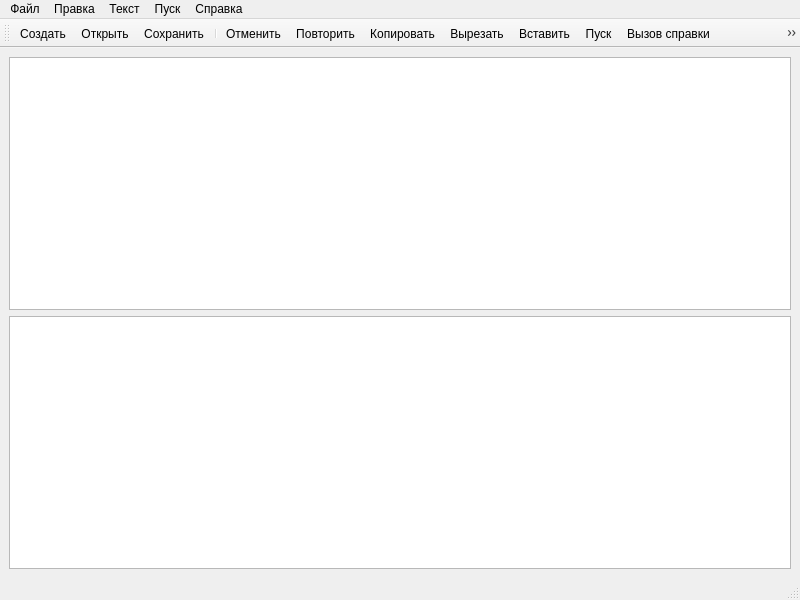
<?xml version="1.0" encoding="UTF-8"?>
<ui version="4.0">
 <class>MainWindow</class>
 <widget class="QMainWindow" name="MainWindow">
  <property name="geometry">
   <rect>
    <x>0</x>
    <y>0</y>
    <width>800</width>
    <height>600</height>
   </rect>
  </property>
  <property name="windowTitle">
   <string>Compiler</string>
  </property>
  <widget class="QWidget" name="centralwidget">
   <layout class="QGridLayout" name="gridLayout">
    <item row="0" column="0">
     <widget class="QTextEdit" name="textEdit"/>
    </item>
    <item row="1" column="0">
     <widget class="QTableWidget" name="tableWidget"/>
    </item>
   </layout>
  </widget>
  <widget class="QMenuBar" name="menubar">
   <property name="geometry">
    <rect>
     <x>0</x>
     <y>0</y>
     <width>800</width>
     <height>21</height>
    </rect>
   </property>
   <widget class="QMenu" name="menu">
    <property name="title">
     <string>Файл</string>
    </property>
    <addaction name="action_new"/>
    <addaction name="action_open"/>
    <addaction name="action_save"/>
    <addaction name="action_save_as"/>
    <addaction name="action_exit"/>
   </widget>
   <widget class="QMenu" name="menu_2">
    <property name="title">
     <string>Правка</string>
    </property>
    <addaction name="action_undo"/>
    <addaction name="action_repeat"/>
    <addaction name="action_cut"/>
    <addaction name="action_copy"/>
    <addaction name="action_paste"/>
    <addaction name="action_delete"/>
   </widget>
   <widget class="QMenu" name="menu_3">
    <property name="title">
     <string>Текст</string>
    </property>
    <addaction name="action_task"/>
    <addaction name="action_grammar"/>
    <addaction name="action_class_gramm"/>
    <addaction name="action_method"/>
    <addaction name="action_test_ex"/>
    <addaction name="action_libs"/>
    <addaction name="action_code"/>
   </widget>
   <widget class="QMenu" name="menu_4">
    <property name="title">
     <string>Пуск</string>
    </property>
    <addaction name="action_run"/>
   </widget>
   <widget class="QMenu" name="menu_5">
    <property name="title">
     <string>Справка</string>
    </property>
    <addaction name="action_info"/>
    <addaction name="action_about"/>
   </widget>
   <addaction name="menu"/>
   <addaction name="menu_2"/>
   <addaction name="menu_3"/>
   <addaction name="menu_4"/>
   <addaction name="menu_5"/>
  </widget>
  <widget class="QStatusBar" name="statusbar"/>
  <widget class="QToolBar" name="toolBar">
   <property name="windowTitle">
    <string>toolBar</string>
   </property>
   <attribute name="toolBarArea">
    <enum>TopToolBarArea</enum>
   </attribute>
   <attribute name="toolBarBreak">
    <bool>false</bool>
   </attribute>
   <addaction name="action_new"/>
   <addaction name="action_open"/>
   <addaction name="action_save"/>
   <addaction name="separator"/>
   <addaction name="action_undo"/>
   <addaction name="action_repeat"/>
   <addaction name="action_copy"/>
   <addaction name="action_cut"/>
   <addaction name="action_paste"/>
   <addaction name="action_run"/>
   <addaction name="action_info"/>
   <addaction name="action_about"/>
   <addaction name="separator"/>
  </widget>
  <action name="action_new">
   <property name="checkable">
    <bool>false</bool>
   </property>
   <property name="icon">
    <iconset theme="QIcon::ThemeIcon::DocumentNew"/>
   </property>
   <property name="text">
    <string>Создать</string>
   </property>
   <property name="visible">
    <bool>true</bool>
   </property>
  </action>
  <action name="action_open">
   <property name="icon">
    <iconset theme="QIcon::ThemeIcon::DocumentOpen"/>
   </property>
   <property name="text">
    <string>Открыть</string>
   </property>
  </action>
  <action name="action_save">
   <property name="icon">
    <iconset theme="QIcon::ThemeIcon::DocumentSave"/>
   </property>
   <property name="text">
    <string>Сохранить</string>
   </property>
  </action>
  <action name="action_save_as">
   <property name="icon">
    <iconset theme="QIcon::ThemeIcon::DocumentSaveAs"/>
   </property>
   <property name="text">
    <string>Сохранить как</string>
   </property>
  </action>
  <action name="action_exit">
   <property name="icon">
    <iconset theme="QIcon::ThemeIcon::ApplicationExit"/>
   </property>
   <property name="text">
    <string>Выход</string>
   </property>
  </action>
  <action name="action_undo">
   <property name="icon">
    <iconset theme="QIcon::ThemeIcon::EditUndo"/>
   </property>
   <property name="text">
    <string>Отменить</string>
   </property>
  </action>
  <action name="action_repeat">
   <property name="icon">
    <iconset theme="QIcon::ThemeIcon::ViewRestore"/>
   </property>
   <property name="text">
    <string>Повторить</string>
   </property>
  </action>
  <action name="action_cut">
   <property name="icon">
    <iconset theme="QIcon::ThemeIcon::EditCut"/>
   </property>
   <property name="text">
    <string>Вырезать</string>
   </property>
  </action>
  <action name="action_copy">
   <property name="icon">
    <iconset theme="QIcon::ThemeIcon::EditCopy"/>
   </property>
   <property name="text">
    <string>Копировать</string>
   </property>
  </action>
  <action name="action_paste">
   <property name="icon">
    <iconset theme="QIcon::ThemeIcon::EditPaste"/>
   </property>
   <property name="text">
    <string>Вставить</string>
   </property>
  </action>
  <action name="action_delete">
   <property name="icon">
    <iconset theme="QIcon::ThemeIcon::EditDelete"/>
   </property>
   <property name="text">
    <string>Удалить</string>
   </property>
  </action>
  <action name="action_task">
   <property name="text">
    <string>Постановка задачи</string>
   </property>
  </action>
  <action name="action_grammar">
   <property name="text">
    <string>Грамматика</string>
   </property>
  </action>
  <action name="action_class_gramm">
   <property name="text">
    <string>Классификация грамматики</string>
   </property>
  </action>
  <action name="action_method">
   <property name="text">
    <string>Метод анализа</string>
   </property>
  </action>
  <action name="action_test_ex">
   <property name="text">
    <string>Тестовый пример</string>
   </property>
  </action>
  <action name="action_libs">
   <property name="text">
    <string>Список литературы</string>
   </property>
  </action>
  <action name="action_code">
   <property name="text">
    <string>Исходный код программы</string>
   </property>
  </action>
  <action name="action_info">
   <property name="icon">
    <iconset theme="QIcon::ThemeIcon::HelpAbout"/>
   </property>
   <property name="text">
    <string>Вызов справки</string>
   </property>
  </action>
  <action name="action_about">
   <property name="icon">
    <iconset theme="QIcon::ThemeIcon::HelpFaq"/>
   </property>
   <property name="text">
    <string>О программе</string>
   </property>
  </action>
  <action name="action_run">
   <property name="icon">
    <iconset theme="QIcon::ThemeIcon::MediaPlaybackStart"/>
   </property>
   <property name="text">
    <string>Пуск</string>
   </property>
  </action>
 </widget>
 <resources/>
 <connections/>
</ui>
